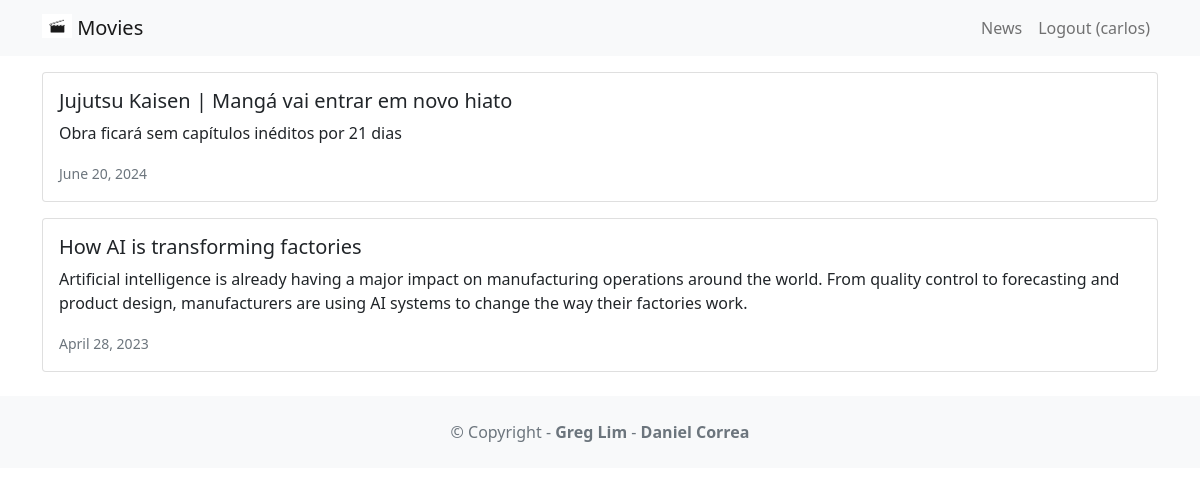
The app's page /news/ (signed in) with its own data.
### news/models.py (models this page shows, shortened)
class News(models.Model):
    headline = models.CharField(max_length=200)
    body = models.TextField()
    date = models.DateField()

### news/views.py (the view)
# urls.py: path('news/', include('news.urls')),
def news(request):
    newss = News.objects.all().order_by('-date')
    return render(request, 'news.html', {'newss':newss})

### news/templates/news.html
{% extends 'base.html' %}
{% block content %}
        {% for news in newss %}
            <div class="card mb-3">
                <div class="row g-0">
                <div>
                    <div class="card-body">
                        <h5 class="card-title">{{ news.headline }}</h5>
                        <p class="card-text">{{ news.body }}</p>
                        <p class="card-text"><small class="text-muted">
                            {{ news.date }}
                        </small></p>
                    </div>
                </div>
            </div>
        </div>
    {% endfor %}
{% endblock content %}

### moviereviews/templates/base.html (shortened to what this page needs)
<!DOCTYPE html>
<html>
<head>
    <link href="https://cdn.jsdelivr.net/npm/bootstrap@5.1.1/dist/css/bootstrap.min.css" rel="stylesheet"/>
</head>
<body>
    <nav class="navbar navbar-expand-lg navbar-light bg-light mb-3">
        <div class="container">
            <a class="navbar-brand" href="{% url 'home' %}">
                {% load static %}
                <img src="{% static 'images/movie.jpg' %}" alt="" width="30" height="24" class="d-inline-block align-text-top" />
                Movies
            </a>
            <div class="collapse navbar-collapse" id="navbarNavAltMarkup">
                <div class="navbar-nav ms-auto">
                    <a class="nav-link" href="{% url 'news' %}">News</a>
                    {% if user.is_authenticated %}
                        <a class="nav-link" href="{% url 'logoutaccount' %}">
                            Logout ({{ user.username }})
                        </a>
                    {% else %}
                        <a class="nav-link" href="{% url 'loginaccount' %}">Login</a>
                        <a class="nav-link" href="{% url 'signupaccount' %}">Sign Up</a>
                    {% endif %}
                </div>
            </div>
        </div>
    </nav>
    <div class="container">
        {% block content %}
        {% endblock content %}
    </div>
    <footer class="text-center text-lg-start bg-light text-muted mt-4">
        <div class="text-center p-4">
            © Copyright -
            <a class="text-reset fw-bold text-decoration-none" target="_blank" href="https://twitter.com/greglim81">
                Greg Lim
            </a> -
            <a class="text-reset fw-bold text-decoration-none" target="_blank" href="https://twitter.com/danielgarax">
                Daniel Correa
            </a>
        </div>
    </footer>
</body>
</html>

### records on screen
News: headline "Jujutsu Kaisen | Mangá vai entrar em novo hiato", body "Obra ficará sem capítulos inéditos por 21 dias", date "June 20, 2024"
News: headline "How AI is transforming factories", body "Artificial intelligence is already having a major impact on manufacturing operations around the world. From quality control to forecasting and product design, manufacturers are using AI systems to change the way their factories work.", date "April 28, 2023"

### other values on screen
{{ user.username }} "carlos"
